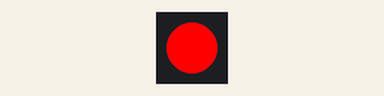
Bench run of a sketch on a simulated Arduino Uno, built with avr-gcc and run on an emulated ATmega328P. Shown: 1 RGB LEDs in strip order, left to right.

Above: at 0.15 s.
At 3.3 s:
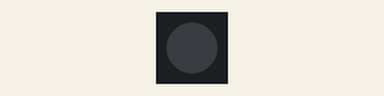
Timing chart, 0 to 21.5 s (numbered marks = the images above):
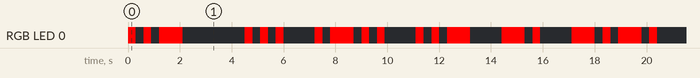

Measured:
- by itself, RGB LED 0: off → RGB(255, 0, 0) at 0.00 s, → off 0.30 s later, → RGB(255, 0, 0) 0.30 s later, → off 0.30 s later, … (160 changes in this stretch)
- by itself, everything shown: repeats every 33.1 s, in 40 steps

The sketch:

morse_arduino.ino
```cpp
#include <FastLED.h>

char morse[][5] = {
	"",
	".-",
	"-...",
	"-.-.",
	"-..",
	".",
	"..-.",
	"--.",
	"....",
	"..",
	".---",
	"-.-",
	".-..",
	"--",
	"-.",
	"---",
	".--.",
	"--.-",
	".-.",
	"...",
	"-",
	"..-",
	"...-",
	".--",
	"-..-",
	"-.--",
	"--.."};


#define NUM_LEDS 1
#define DATA_PIN 2
#define SPEED 300

CRGB leds[NUM_LEDS];

void setup()
{
	FastLED.addLeds<WS2812B, DATA_PIN, GRB>(leds, NUM_LEDS); // GRB ordering is typical
	Serial.begin(115200);
	//Serial.println("=");
}

void loop()
{
	printText("U SLUNCE"); //print text
	delay(10000);
}

void dot()
{
	leds[0] = CRGB::Red;
	FastLED.show();
	delay(SPEED);
	leds[0] = CRGB::Black;
	FastLED.show();
}

void dash()
{
	leds[0] = CRGB::Red;
	FastLED.show();
	delay(SPEED*3);
	leds[0] = CRGB::Black;
	FastLED.show();
}

void printText(char text[32]){
	for (int i = 0; i < strlen(text); i++){
		printLetter(text[i]);
	}
}

void printLetter(char letter){
	if(letter >= 'A' && letter <= "Z"){
		printMorse(morse[letter - 64]);
	}
	if(letter == ' '){
		delay(SPEED*4);
	}
}

void printMorse(char letter[5])
{
	for (int i = 0; i < strlen(letter); i++)
	{
		if (letter[i] == '.')
			dot();
		if (letter[i] == '-')
			dash();
		delay(SPEED);
	}
	delay(SPEED*3);
}
```
